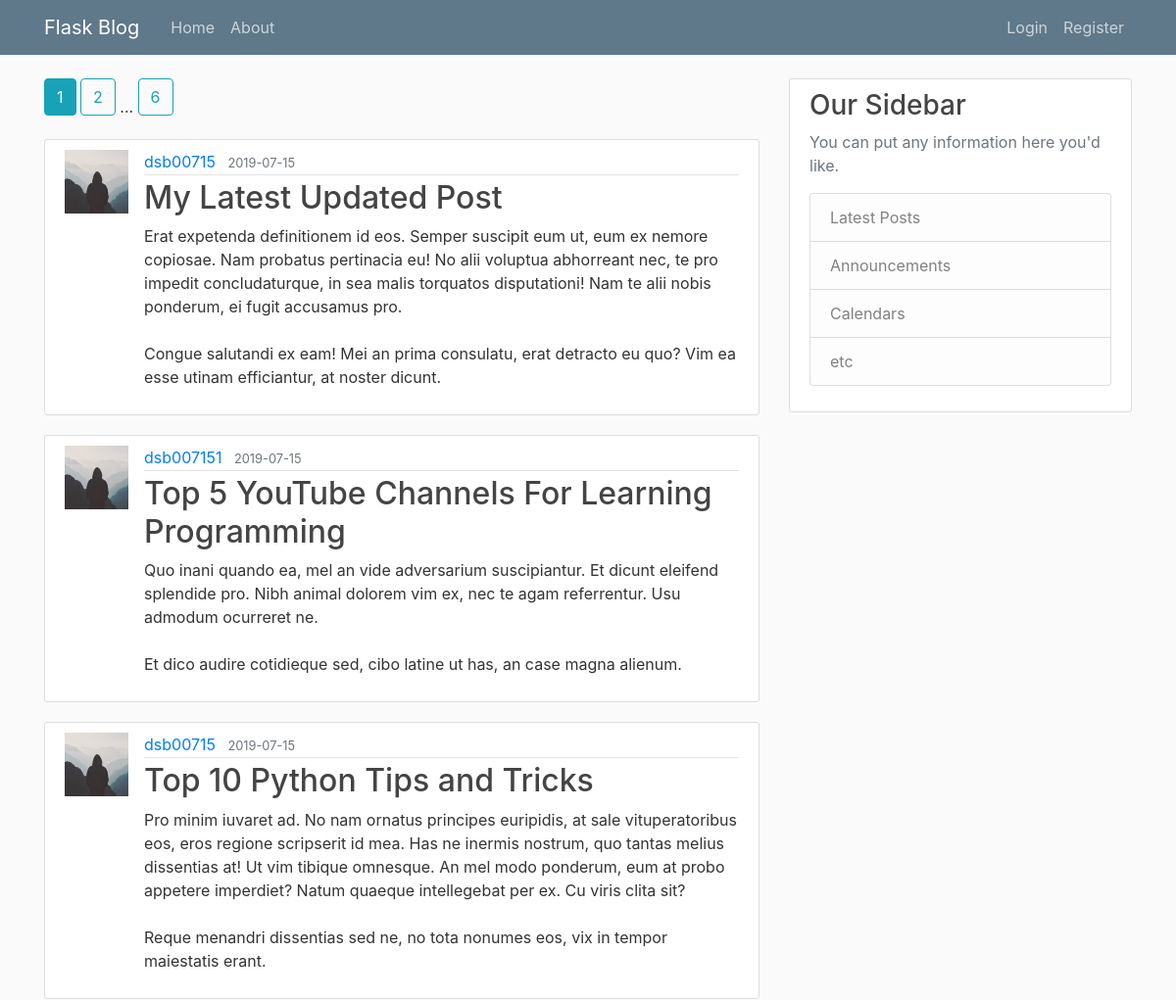
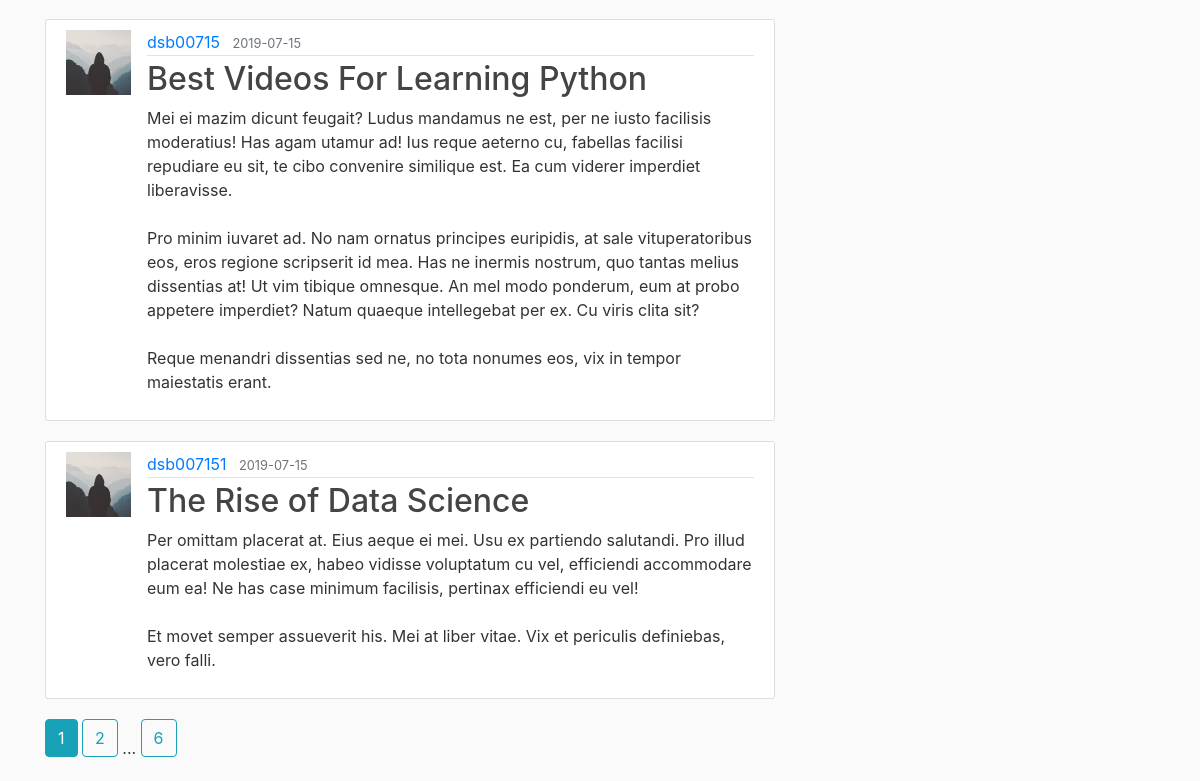
The page /home on the database its author committed (2 pictures, top to bottom).
### app/models.py (models this page shows, shortened)
class Post(_db.Model):
    id = _db.Column(_db.Integer, primary_key=True)
    title = _db.Column(_db.String(100), nullable=False)
    date_posted = _db.Column(_db.DateTime, nullable=False, default=datetime.utcnow)
    content = _db.Column(_db.Text, nullable=False)
    user_id = _db.Column(_db.Integer, _db.ForeignKey('user.id'), nullable=False)

class User(_db.Model, UserMixin):
    id = _db.Column(_db.Integer, primary_key=True)
    username = _db.Column(_db.String(20), unique=True, nullable=False)
    email = _db.Column(_db.String(120), unique=True, nullable=False)
    image_file = _db.Column(_db.String(20), default='default.jpg')
    password = _db.Column(_db.String(60), nullable=False)
    posts = _db.relationship('Post', backref='author', lazy=True)

### app/routes.py (the view)
@app.route('/')
@app.route('/home')
def home_page():
    page = request.args.get('page', 1, type=int)
    posts = Post.query.order_by(Post.date_posted.desc()).paginate(page=page, per_page=5)
    return render_template('home.html', posts=posts)

### app/templates/home.html
<!DOCTYPE html>
{% extends "layout.html" %}
{% block content %}
    {% include "pagination.html" %}
    {% for post in posts.items %}
        <article class="media content-section">
            <img class="rounder-circle article-img"
                 src="{{ url_for('static', filename='profile_pics/' + post.author.image_file) }}" alt="">
            <div class="media-body">
                <div class="article-metadata">
                    <a class="mr-2" href="{{ url_for('user_post', username=post.author.username) }}">{{ post.author.username }}</a>
                    <small class="text-muted">{{ post.date_posted.strftime('%Y-%m-%d') }}</small>
                </div>
                <h2><a class="article-title" href="{{ url_for('post', post_id=post.id) }}">{{ post.title }}</a></h2>
                <p class="article-content">{{ post.content }}</p>
            </div>
        </article>
    {% endfor %}
    {% include "pagination.html" %}
{% endblock content %}

### app/templates/layout.html (shortened to what this page needs)
<!DOCTYPE html>
<html lang="en">
    <head>
        <link rel="stylesheet" href="https://stackpath.bootstrapcdn.com/bootstrap/4.3.1/css/bootstrap.min.css">
        <link rel="stylesheet" type="text/css" href="{{ url_for('static', filename='main.css') }}">
    </head>
    <body>
        <header class="site-header">
            <nav class="navbar navbar-expand-md navbar-dark bg-steel fixed-top">
                <div class="container">
                    <a class="navbar-brand mr-4" href="/">Flask Blog</a>
                    <div class="collapse navbar-collapse" id="navbarToggle">
                        <div class="navbar-nav mr-auto">
                            <a class="nav-item nav-link" href="{{ url_for('home_page') }}">Home</a>
                            <a class="nav-item nav-link" href="{{ url_for('about') }}">About</a>
                        </div>
                        <div class="navbar-nav">
                            {% if current_user.is_authenticated %}
                                <a class="nav-item nav-link" href="{{ url_for('new_post') }}">New Post</a>
                                <a class="nav-item nav-link" href="{{ url_for('account') }}">Account</a>
                                <a class="nav-item nav-link" href="{{ url_for('logout') }}">Logout</a>
                            {% else %}
                                <a class="nav-item nav-link" href="{{ url_for('login') }}">Login</a>
                                <a class="nav-item nav-link" href="{{ url_for('register') }}">Register</a>
                            {% endif %}
                        </div>
                    </div>
                </div>
            </nav>
        </header>
        <main role="main" class="container">
            <div class="row">
                <div class="col-md-8">
                    {% block content %}{% endblock %}
                </div>
                <div class="col-md-4">
                    <div class="content-section">
                        <h3>Our Sidebar</h3>
                        <p class='text-muted'>You can put any information here you'd like.
                            <ul class="list-group">
                                <li class="list-group-item list-group-item-light">Latest Posts</li>
                                <li class="list-group-item list-group-item-light">Announcements</li>
                                <li class="list-group-item list-group-item-light">Calendars</li>
                                <li class="list-group-item list-group-item-light">etc</li>
                            </ul>
                        </p>
                    </div>
                </div>
            </div>
        </main>
    </body>
</html>

### app/templates/pagination.html
<!DOCTYPE html>
{% for page_num in posts.iter_pages(left_edge=1, right_edge=1, left_current=1, right_current=2) %}
    {% if page_num %}
        {% if posts.page == page_num %}
            <a class="btn btn-info mb-4" href="{{ url_for('home_page', page=page_num) }}">{{ page_num }}</a>
        {% else %}
            <a class="btn btn-outline-info mb-4" href="{{ url_for('home_page', page=page_num) }}">{{ page_num }}</a>
        {% endif %}
    {% else %}
        ...
    {% endif %}
{% endfor %}

### app/static/main.css (style rules this page uses)
body { background: #fafafa; color: #333333; margin-top: 5rem; }
h1, h2, h3, h4, h5, h6 { color: #444444; }
.bg-steel { background-color: #5f788a; }
.site-header .navbar-nav .nav-link { color: #cbd5db; }
.content-section { background: #ffffff; padding: 10px 20px; border: 1px solid #dddddd; border-radius: 3px; margin-bottom: 20px; }
.article-title { color: #444444; }
.article-content { white-space: pre-line; }
.article-img { height: 65px; width: 65px; margin-right: 16px; }
.article-metadata { padding-bottom: 1px; margin-bottom: 4px; border-bottom: 1px solid #e3e3e3 }

### rows shown on the page
Post: image_file (picture), author.username "dsb00715", date_posted "2019-07-15", title "My Latest Updated Post", content "Erat expetenda definitionem id eos. Semper suscipit eum ut, eum ex nemore copiosae. Nam probatus pertinacia eu! No alii voluptua abhorreant nec, te pro impedit concludaturque, in sea malis torquatos disputationi! Nam te alii nobis ponderum, ei fugit accusamus pro. Congue salutandi ex eam! Mei an prima consulatu, erat detracto eu quo? Vim ea esse utinam efficiantur, at noster dicunt."
Post: image_file (placeholder picture), author.username "dsb007151", date_posted "2019-07-15", title "Top 5 YouTube Channels For Learning Programming", content "Quo inani quando ea, mel an vide adversarium suscipiantur. Et dicunt eleifend splendide pro. Nibh animal dolorem vim ex, nec te agam referrentur. Usu admodum ocurreret ne. Et dico audire cotidieque sed, cibo latine ut has, an case magna alienum."
Post: image_file (picture), author.username "dsb00715", date_posted "2019-07-15", title "Top 10 Python Tips and Tricks", content "Pro minim iuvaret ad. No nam ornatus principes euripidis, at sale vituperatoribus eos, eros regione scripserit id mea. Has ne inermis nostrum, quo tantas melius dissentias at! Ut vim tibique omnesque. An mel modo ponderum, eum at probo appetere imperdiet? Natum quaeque intellegebat per ex. Cu viris clita sit? Reque menandri dissentias sed ne, no tota nonumes eos, vix in tempor maiestatis erant."
Post: image_file (picture), author.username "dsb00715", date_posted "2019-07-15", title "Best Videos For Learning Python", content "Mei ei mazim dicunt feugait? Ludus mandamus ne est, per ne iusto facilisis moderatius! Has agam utamur ad! Ius reque aeterno cu, fabellas facilisi repudiare eu sit, te cibo convenire similique est. Ea cum viderer imperdiet liberavisse. Pro minim iuvaret ad. No nam ornatus principes euripidis, at sale vituperatoribus eos, eros regione scripserit id mea. Has ne inermis nostrum, quo tantas melius dissentias at! Ut vim tibique omnesque. An mel modo ponderum, eum at probo appetere imperdiet? Natum quaeque intellegebat per ex. Cu viris clita sit? Reque menandri dissentias sed ne, no tota nonumes eos, vix in tempor maiestatis erant."
Post: image_file (placeholder picture), author.username "dsb007151", date_posted "2019-07-15", title "The Rise of Data Science", content "Per omittam placerat at. Eius aeque ei mei. Usu ex partiendo salutandi. Pro illud placerat molestiae ex, habeo vidisse voluptatum cu vel, efficiendi accommodare eum ea! Ne has case minimum facilisis, pertinax efficiendi eu vel! Et movet semper assueverit his. Mei at liber vitae. Vix et periculis definiebas, vero falli."

### other values the page prints
{{ page_num }} "1" "1"
{{ page_num }} "2" "6" "2" "6"
